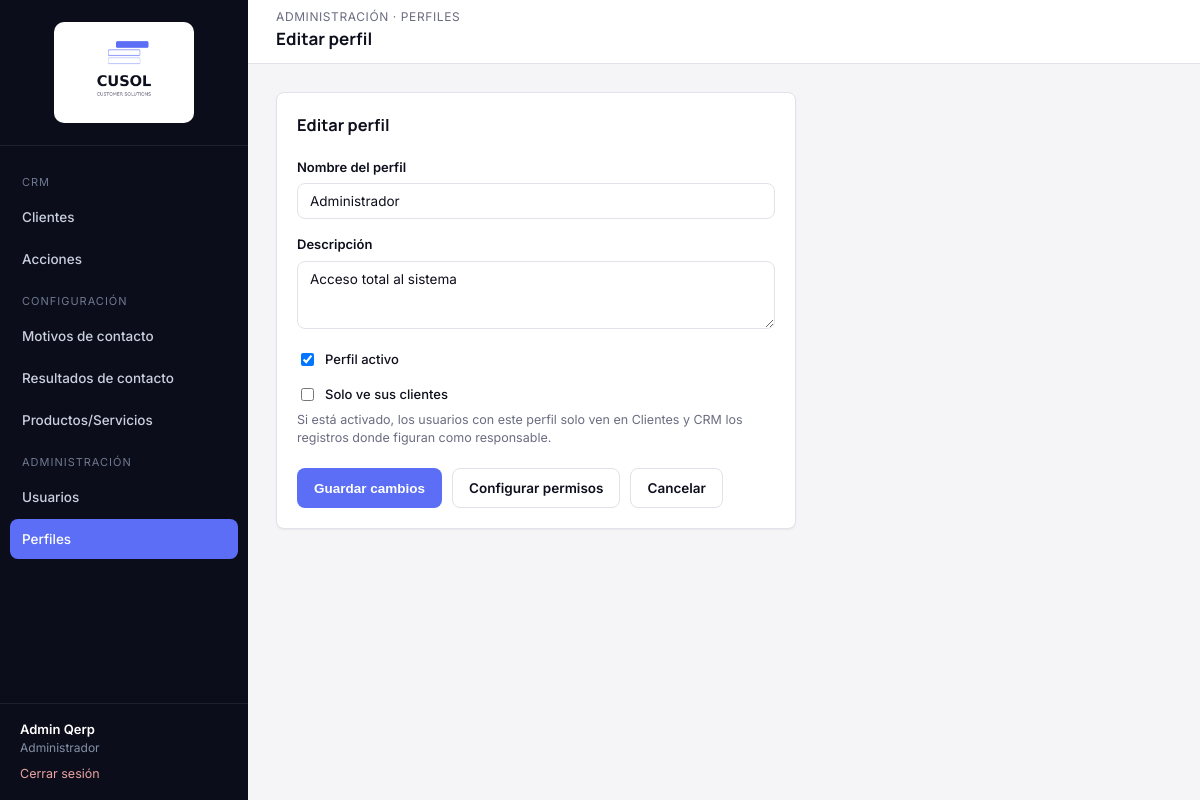
Screenshot of /modules/perfiles/editar.php?id=1 (signed in) with the database file from the repository.
### tables this page shows
CREATE TABLE qerp_secciones (
  id INT PRIMARY KEY AUTO_INCREMENT,
  nombre VARCHAR(100) NOT NULL,
  slug VARCHAR(100) NOT NULL UNIQUE,
  icono VARCHAR(50) DEFAULT NULL,
  grupo VARCHAR(50) NOT NULL DEFAULT 'General',
  orden INT DEFAULT 0
);

CREATE TABLE qerp_perfiles (
  id INT PRIMARY KEY AUTO_INCREMENT,
  nombre VARCHAR(50) NOT NULL,
  descripcion VARCHAR(255) DEFAULT NULL,
  activo TINYINT(1) NOT NULL DEFAULT 1,
  solo_ve_sus_clientes TINYINT(1) NOT NULL DEFAULT 0,
  creado_en DATETIME DEFAULT CURRENT_TIMESTAMP
);

### includes/funciones.php (called while the page is built, shortened)
<?php
function estaLogueado(): bool
{
    return isset($_SESSION['usuario_id']);
}
function usuarioActual(): ?array
{
    return [
        'id'         => $_SESSION['usuario_id'],
        'nombre'     => $_SESSION['usuario_nombre'],
        'apellido'   => $_SESSION['usuario_apellido'],
        'mail'       => $_SESSION['usuario_mail'],
        'perfil_id'  => $_SESSION['perfil_id'],
        'perfil'     => $_SESSION['perfil_nombre'],
    ];
}
function tienePermiso(PDO $pdo, string $slugSeccion, string $accion = 'ver'): bool
{
    $accionesValidas = ['ver', 'crear', 'editar', 'eliminar'];
    static $cache = [];
    $clave = $_SESSION['perfil_id'] . '-' . $slugSeccion;
    if (!isset($cache[$clave])) {
        $stmt = $pdo->prepare(
            "SELECT pp.ver, pp.crear, pp.editar, pp.eliminar
             FROM qerp_perfil_permisos pp
             INNER JOIN qerp_secciones s ON s.id = pp.seccion_id
             WHERE pp.perfil_id = :perfil_id AND s.slug = :slug
             LIMIT 1"
        );
        $stmt->execute([
            ':perfil_id' => $_SESSION['perfil_id'],
            ':slug'      => $slugSeccion,
        ]);
        $cache[$clave] = $stmt->fetch() ?: ['ver' => 0, 'crear' => 0, 'editar' => 0, 'eliminar' => 0];
    }
    return (bool) $cache[$clave][$accion];
}
function requerirPermiso(PDO $pdo, string $slugSeccion, string $accion = 'ver'): void
{
    if (!tienePermiso($pdo, $slugSeccion, $accion)) {
        http_response_code(403);
        include __DIR__ . '/../includes/403.php';
        exit;
    }
}
function e(?string $valor): string
{
    return htmlspecialchars($valor ?? '', ENT_QUOTES, 'UTF-8');
}
function obtenerSeccionesMenu(PDO $pdo): array
{
    $stmt = $pdo->query('SELECT * FROM qerp_secciones ORDER BY orden ASC');
    return $stmt->fetchAll();
}

### modules/perfiles/editar.php (the view, shortened to what this page needs)
<?php
require_once __DIR__ . '/../../config/conexion.php';
require_once __DIR__ . '/../../includes/funciones.php';
requerirPermiso($pdo, 'perfiles', 'editar');
$slugSeccionActual = 'perfiles';
$id = (int) ($_GET['id'] ?? 0);
$stmt = $pdo->prepare('SELECT * FROM qerp_perfiles WHERE id = :id');
$stmt->execute([':id' => $id]);
$perfil = $stmt->fetch();
$datos = [
    'nombre'               => $perfil['nombre'],
    'descripcion'          => $perfil['descripcion'],
    'activo'               => $perfil['activo'],
    'solo_ve_sus_clientes' => $perfil['solo_ve_sus_clientes'],
];
include __DIR__ . '/../../includes/header.php';
?>
<div class="card" style="max-width:520px;">
    <div class="card-header"><h3>Editar perfil</h3></div>
    <form method="post">
        <div class="campo">
            <label for="nombre">Nombre del perfil</label>
            <input type="text" id="nombre" name="nombre" value="<?= e($datos['nombre']) ?>" required>
        </div>
        <div class="campo">
            <label for="descripcion">Descripción</label>
            <textarea id="descripcion" name="descripcion" rows="3"><?= e($datos['descripcion']) ?></textarea>
        </div>
        <div class="campo">
            <label style="display:flex;align-items:center;gap:8px;font-weight:500;">
                <input type="checkbox" name="activo" style="width:auto;" <?= $datos['activo'] ? 'checked' : '' ?>>
                Perfil activo
            </label>
        </div>
        <div class="campo">
            <label style="display:flex;align-items:center;gap:8px;font-weight:500;">
                <input type="checkbox" name="solo_ve_sus_clientes" style="width:auto;" <?= $datos['solo_ve_sus_clientes'] ? 'checked' : '' ?>>
                Solo ve sus clientes
            </label>
            <p style="color:var(--muted); font-size:12.5px; margin:4px 0 0;">
                Si está activado, los usuarios con este perfil solo ven en Clientes y CRM los registros donde figuran como responsable.
            </p>
        </div>
        <div style="display:flex; gap:10px; margin-top:20px;">
            <button type="submit" class="btn btn-primary">Guardar cambios</button>
            <a href="permisos.php?id=<?= $id ?>" class="btn btn-outline">Configurar permisos</a>
            <a href="index.php" class="btn btn-outline">Cancelar</a>
        </div>
    </form>
</div>
<?php include __DIR__ . '/../../includes/footer.php'; ?>

### includes/sidebar.php (shortened to what this page needs)
<?php
$usuario = usuarioActual();
$secciones = obtenerSeccionesMenu($pdo);
$slugActual = $slugSeccionActual ?? '';
$grupos = [];
foreach ($secciones as $s) {
    $grupos[$s['grupo'] ?? 'General'][] = $s;
}
$ordenGrupos = ['CRM', 'Configuración', 'Administración'];
?>
<aside class="qerp-sidebar" id="qerpSidebar">
    <div class="brand">
        <img src="<?= QERP_URL_BASE ?>/assets/img/logo-cusol.png" alt="CUSOL" class="logo-sidebar">
    </div>
    <nav class="qerp-nav">
        <?php foreach ($ordenGrupos as $grupo): ?>
            <?php
                $items = array_filter($grupos[$grupo] ?? [], fn($s) => tienePermiso($pdo, $s['slug'], 'ver'));
            ?>
            <div class="seccion-titulo"><?= e($grupo) ?></div>
            <?php foreach ($items as $s): ?>
                <a href="<?= QERP_URL_BASE ?>/modules/<?= e($s['slug']) ?>/index.php"
                   class="<?= $slugActual === $s['slug'] ? 'activo' : '' ?>">
                    <?= e($s['nombre']) ?>
                </a>
            <?php endforeach; ?>
        <?php endforeach; ?>
    </nav>
    <div class="usuario-box">
        <div class="nombre"><?= e($usuario['nombre'] . ' ' . $usuario['apellido']) ?></div>
        <div class="perfil"><?= e($usuario['perfil']) ?></div>
        <a class="salir" href="<?= QERP_URL_BASE ?>/login/logout.php">Cerrar sesión</a>
    </div>
</aside>

### assets/css/style.css (style rules this page uses)
:root { --bg: #F5F5F8; --surface: #FFFFFF; --ink: #0E0F1C; --muted: #6B6C80; --border: #E2E2EA; --navy: #0C0D1A; --navy-light: #1B1D2E; --navy-hover: #262940; --accent: #5B6EF5; --accent-light: #ECEEFE; --accent-hover: #3A4FD4; --danger: #DC2626; --danger-light: #FDECEC; --success: #15803D; --success-light: #E9F7EE; --warning: #B45309; --warning-light: #FEF3E2; --radius: 8px; --shadow-sm: 0 1px 2px rgba(16, 24, 38, 0.06); --shadow-md: 0 4px 16px rgba(16, 24, 38, 0.08); --sidebar-w: 248px; --header-h: 64px; }
* { box-sizing: border-box; }
html, body { margin: 0; padding: 0; background: var(--bg); color: var(--ink); font-family: 'Inter', -apple-system, BlinkMacSystemFont, 'Segoe UI', sans-serif; font-size: 14px; line-height: 1.5; }
h1, h2, h3, h4 { font-family: 'Manrope', 'Inter', sans-serif; font-weight: 700; color: var(--ink); margin: 0 0 4px 0; }
a { color: var(--accent); text-decoration: none; }
.qerp-sidebar { width: var(--sidebar-w); background: var(--navy); color: #C9D0DE; flex-shrink: 0; position: fixed; top: 0; left: 0; bottom: 0; display: flex; flex-direction: column; }
.qerp-sidebar .brand { display: flex; align-items: center; justify-content: center; padding: 22px 20px; border-bottom: 1px solid rgba(255,255,255,0.08); }
.logo-sidebar { width: 140px; height: auto; background: #fff; border-radius: 10px; padding: 10px 12px; }
.qerp-nav { padding: 16px 10px; flex: 1; overflow-y: auto; }
.qerp-nav .seccion-titulo { text-transform: uppercase; font-size: 11px; letter-spacing: 1px; color: #6E7890; padding: 12px 12px 6px; }
.qerp-nav a { display: flex; align-items: center; gap: 10px; padding: 10px 12px; border-radius: var(--radius); color: #C9D0DE; font-weight: 500; font-size: 13.5px; margin-bottom: 2px; }
.qerp-nav a.activo { background: var(--accent); color: #fff; }
.qerp-sidebar .usuario-box { padding: 16px 20px; border-top: 1px solid rgba(255,255,255,0.08); font-size: 13px; }
.qerp-sidebar .usuario-box .nombre { color: #fff; font-weight: 600; }
.qerp-sidebar .usuario-box .perfil { color: #8590A6; font-size: 12px; }
.qerp-sidebar .usuario-box a.salir { display: inline-block; margin-top: 8px; color: #E9A3A3; font-size: 12.5px; }
.card { position: relative; background: var(--surface); border: 1px solid var(--border); border-radius: var(--radius); box-shadow: var(--shadow-sm); padding: 20px; }
.card-header { display: flex; align-items: center; justify-content: space-between; margin-bottom: 16px; }
.btn { display: inline-flex; align-items: center; gap: 6px; padding: 9px 16px; border-radius: var(--radius); border: 1px solid transparent; font-size: 13.5px; font-weight: 600; cursor: pointer; text-decoration: none !important; }
.btn-primary { background: var(--accent); color: #fff; }
.btn-outline { background: transparent; border-color: var(--border); color: var(--ink); }
label { display: block; font-size: 13px; font-weight: 600; margin-bottom: 6px; color: var(--ink); }
input[type=text], input[type=email], input[type=password], input[type=date], input[type=datetime-local], select, textarea { width: 100%; padding: 9px 12px; border: 1px solid var(--border); border-radius: var(--radius); font-size: 13.5px; font-family: inherit; color: var(--ink); background: #fff; }
.campo { margin-bottom: 16px; }

### rows the page displays
qerp_secciones: nombre "Clientes"
qerp_secciones: nombre "Acciones"
qerp_secciones: nombre "Motivos de contacto"
qerp_secciones: nombre "Resultados de contacto"
qerp_secciones: nombre "Productos/Servicios"
qerp_secciones: nombre "Usuarios"
qerp_secciones: nombre "Perfiles"
qerp_perfiles: nombre "Administrador", descripcion "Acceso total al sistema", activo "☑"

### other values shown
$grupo "CRM"
$grupo "CONFIGURACIÓN"
$grupo "ADMINISTRACIÓN"
$usuario['nombre'] . ' ' . $usuario['apellido'] "Admin Qerp"
$eyebrowPagina "ADMINISTRACIÓN · PERFILES"
$tituloPagina "Editar perfil"
